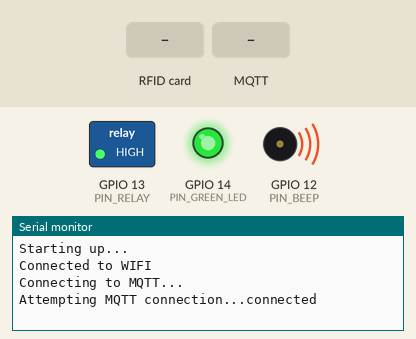
Recording of a sketch running on a simulated ESP8266 (NodeMCU). Parts: switched loads named in the sketch (green lamp = pin HIGH), output pins drawn as LEDs (lit = HIGH), buzzer (waves = sounding, pin HIGH), the last lines printed to the serial monitor. The inputs (shaded band) are chosen by the test bench. WiFi joins after 1.5 s; servers stay silent unless stated; random numbers use the default seed unless the sketch sets one; no MQTT or app messages arrive unless stated.

Above: at 2.7 s.
2.8 s: RFID card 5E 7A 19 C4 held to the reader
At 3.6 s:
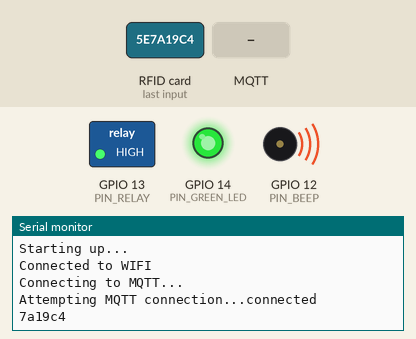
4.3 s: MQTT message "rfid/beep" arrives on the first subscribed topic
At 4.8 s:
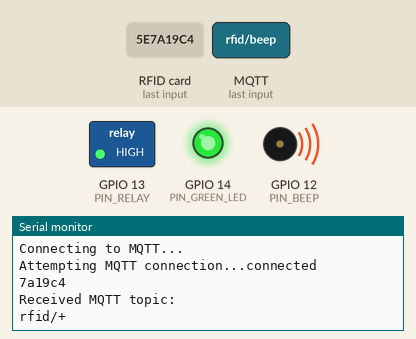

The sketch:

rfid.ino
```cpp
#if defined(ESP8266)
#include <ESP8266WiFi.h>
#include <ESP8266mDNS.h>
#else
#include <WiFi.h>
#include <ESPmDNS.h>
#endif
#include <WiFiUdp.h>
#include <ArduinoOTA.h>
#include <Wiegand.h>
#include <PubSubClient.h>

#if defined(ESP8266)
    #define INTERRUPT_ATTR ICACHE_RAM_ATTR
#elif defined(ESP32)
  #define INTERRUPT_ATTR IRAM_ATTR
#else
    #define INTERRUPT_ATTR
#endif

/*
 * https://robertoostenveld.nl/esp-12-bootloader-modes/
 * GPIO 0, 2 and 15 determine flash state; do not use them!!
 * LED connected to GPIO16
 *
 * D0 = GPIO16 // also BUILTIN led
 * D1 = GPIO5
 * D2 = GPIO4
 * D3 = GPIO0 // do not use
 * D4 = GPIO2 // do not use
 *
 * D5 = GPIO14
 * D6 = GPIO12
 * D7 = GPIO13
 * D8 = GPIO15 // do not use
 * Rx = GPIO3 // also used for serial
 * Tx = GPIO1 // also used for serial
 */

// These are the pins connected to the Wiegand D0 and D1 signals.
// Ensure your board supports external Interruptions on these pins
#define PIN_D0 4 // green
#define PIN_D1 5 // white
#define PIN_GREEN_LED 14
#define PIN_BEEP 12
#define PIN_RELAY 13

#define SUBSCRIBE_TOPIC "rfid/+"

const char* ssid = "XXXXXX";
const char* password = "YYYYYY";
const char* mqtt_server = "192.168.10.2";

WiFiClient espClient;
PubSubClient client(espClient);
unsigned long lastMsg = 0;
#define MSG_BUFFER_SIZE  (256)
char msg[MSG_BUFFER_SIZE];

String clientId;

WIEGAND wg;


void callback(char* topic, byte* payload, unsigned int length) {
  String strPayload ;
  Serial.println("Received MQTT topic: ");
  Serial.println(topic);
  if (strcmp(topic, "rfid/beep") == 0) {
    digitalWrite(PIN_BEEP, false); // active low
    delay(500);
    digitalWrite(PIN_BEEP, true);
  }
  else if (strcmp(topic, "rfid/flash") == 0) {
    bool state = false;
    for(int i=0; i<8; i++) {
      digitalWrite(PIN_GREEN_LED, state);
      delay(250);
      state = !state;
    }
    digitalWrite(PIN_GREEN_LED, true); // active low
  }
}


void setup() {
  Serial.begin(115200);
  Serial.println("Starting up...");
  WiFi.mode(WIFI_STA);
  WiFi.begin(ssid, password);
  while (WiFi.waitForConnectResult() != WL_CONNECTED) {
    delay(250);
    Serial.print(".");
  }
  Serial.println("Connected to WIFI");

  ArduinoOTA.setHostname("RFID");
  ArduinoOTA
  .onStart([]() {
    digitalWrite(PIN_RELAY, false);
    detachInterrupt(PIN_D0);
    detachInterrupt(PIN_D1);
  });
  ArduinoOTA.onError([](ota_error_t error) {
    (void)error;
    ESP.restart();
  });
  ArduinoOTA.begin();

  pinMode(PIN_GREEN_LED, OUTPUT);
  pinMode(PIN_BEEP, OUTPUT);
  pinMode(PIN_RELAY, OUTPUT);

  client.setServer(mqtt_server, 1883);
  client.setCallback(callback);
  clientId = "ESPClient-";
  clientId += String(random(0xffff), HEX);


  randomSeed(micros());
  wg.begin(PIN_D0, PIN_D1);

digitalWrite(PIN_BEEP, true);
  digitalWrite(PIN_GREEN_LED, true);
  digitalWrite(PIN_RELAY, true);

}


void mqttReconnect() {
  // Loop until we're reconnected
  while (!client.connected()) {
    Serial.print("Attempting MQTT connection...");
    boolean success = client.connect(clientId.c_str(), "rfid/status", 0, true, "offline");
    if (success) {
      client.subscribe(SUBSCRIBE_TOPIC);
      Serial.println("connected");
    } else {
      Serial.print("failed, rc=");
      Serial.print(client.state());
      delay(100);
    }
  }
}


unsigned long last = 0;
void loop() {
  ArduinoOTA.handle();
  if (!client.connected()) {
    Serial.println("Connecting to MQTT...");
    mqttReconnect();
  }
  client.loop();

  if ((millis() - last) > 10*1000) {
    last = millis();
    client.publish("rfid/status", "online");
  }

   if (wg.available()) {
       snprintf(msg, MSG_BUFFER_SIZE, "%x", wg.getCode());
       Serial.println(msg);
       client.publish("rfid/reader", msg);
    }
}
```

Measured:
- after the input at 2.8 s, the serial monitor: prints a new line at once (image 1)
- after the input at 4.3 s, the serial monitor: prints a new line at once (image 2)
